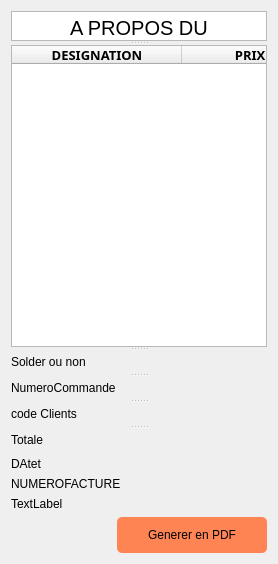
        <widget class="QWidget" name="page_4">
         <layout class="QGridLayout" name="gridLayout_20">
          <item row="0" column="0">
           <widget class="QSplitter" name="splitter_2">
            <property name="orientation">
             <enum>Qt::Vertical</enum>
            </property>
            <widget class="QTextBrowser" name="textBrowser_2">
             <property name="minimumSize">
              <size>
               <width>0</width>
               <height>30</height>
              </size>
             </property>
             <property name="maximumSize">
              <size>
               <width>16777215</width>
               <height>30</height>
              </size>
             </property>
             <property name="styleSheet">
              <string notr="true">height:100px;</string>
             </property>
             <property name="html">
              <string>&lt;!DOCTYPE HTML PUBLIC &quot;-//W3C//DTD HTML 4.0//EN&quot; &quot;http://www.w3.org/TR/REC-html40/strict.dtd&quot;&gt;
&lt;html&gt;&lt;head&gt;&lt;meta name=&quot;qrichtext&quot; content=&quot;1&quot; /&gt;&lt;style type=&quot;text/css&quot;&gt;
p, li { white-space: pre-wrap; }
&lt;/style&gt;&lt;/head&gt;&lt;body style=&quot; font-family:'MS Shell Dlg 2'; font-size:8.25pt; font-weight:400; font-style:normal;&quot;&gt;
&lt;p align=&quot;center&quot; style=&quot; margin-top:0px; margin-bottom:0px; margin-left:0px; margin-right:0px; -qt-block-indent:0; text-indent:0px;&quot;&gt;&lt;span style=&quot; font-size:15pt;&quot;&gt;A PROPOS DU COMMANDE &lt;/span&gt;&lt;/p&gt;&lt;/body&gt;&lt;/html&gt;</string>
             </property>
            </widget>
            <widget class="QTableWidget" name="tableWidgetforVisualiserCommande">
             <property name="enabled">
              <bool>true</bool>
             </property>
             <property name="font">
              <font>
               <family>Raavi</family>
               <pointsize>10</pointsize>
               <weight>75</weight>
               <bold>true</bold>
              </font>
             </property>
             <property name="styleSheet">
              <string notr="true">/*background-color:rgba(255,255,210,0.5);</string>
             </property>
             <property name="lineWidth">
              <number>10</number>
             </property>
             <property name="verticalScrollBarPolicy">
              <enum>Qt::ScrollBarAlwaysOff</enum>
             </property>
             <property name="horizontalScrollBarPolicy">
              <enum>Qt::ScrollBarAlwaysOff</enum>
             </property>
             <property name="editTriggers">
              <set>QAbstractItemView::NoEditTriggers</set>
             </property>
             <property name="tabKeyNavigation">
              <bool>false</bool>
             </property>
             <property name="showDropIndicator" stdset="0">
              <bool>false</bool>
             </property>
             <property name="dragDropOverwriteMode">
              <bool>false</bool>
             </property>
             <property name="alternatingRowColors">
              <bool>true</bool>
             </property>
             <property name="selectionBehavior">
              <enum>QAbstractItemView::SelectRows</enum>
             </property>
             <property name="gridStyle">
              <enum>Qt::NoPen</enum>
             </property>
             <attribute name="horizontalHeaderDefaultSectionSize">
              <number>170</number>
             </attribute>
             <attribute name="horizontalHeaderStretchLastSection">
              <bool>true</bool>
             </attribute>
             <attribute name="verticalHeaderVisible">
              <bool>false</bool>
             </attribute>
             <column>
              <property name="text">
               <string>DESIGNATION</string>
              </property>
              <property name="font">
               <font>
                <weight>75</weight>
                <bold>true</bold>
               </font>
              </property>
             </column>
             <column>
              <property name="text">
               <string>PRIX REEL</string>
              </property>
              <property name="font">
               <font>
                <weight>75</weight>
                <bold>true</bold>
               </font>
              </property>
             </column>
             <column>
              <property name="text">
               <string>QUANTITE</string>
              </property>
              <property name="font">
               <font>
                <weight>75</weight>
                <bold>true</bold>
               </font>
              </property>
             </column>
             <column>
              <property name="text">
               <string>MONTANT(AR)</string>
              </property>
              <property name="font">
               <font>
                <weight>75</weight>
                <bold>true</bold>
               </font>
              </property>
             </column>
            </widget>
            <widget class="QLabel" name="labelPoursavoirsilestsolderounon">
             <property name="text">
              <string>Solder ou non</string>
             </property>
            </widget>
            <widget class="QLabel" name="labelforNumerocommande">
             <property name="text">
              <string>NumeroCommande</string>
             </property>
            </widget>
            <widget class="QLabel" name="labelforcodeclientscommande">
             <property name="text">
              <string>code Clients</string>
             </property>
            </widget>
            <widget class="QLabel" name="labelForTotaleCommande">
             <property name="text">
              <string>Totale</string>
             </property>
            </widget>
           </widget>
          </item>
          <item row="4" column="0">
           <layout class="QHBoxLayout" name="horizontalLayout_28">
            <item>
             <spacer name="horizontalSpacer_4">
              <property name="orientation">
               <enum>Qt::Horizontal</enum>
              </property>
              <property name="sizeHint" stdset="0">
               <size>
                <width>40</width>
                <height>20</height>
               </size>
              </property>
             </spacer>
            </item>
            <item>
             <widget class="QPushButton" name="pushButton_10">
              <property name="minimumSize">
               <size>
                <width>150</width>
                <height>30</height>
               </size>
              </property>
              <property name="maximumSize">
               <size>
                <width>20</width>
                <height>16777215</height>
               </size>
              </property>
              <property name="styleSheet">
               <string notr="true">background-color:#FE8453;
width:100px;
height:30px;
border-radius:5px;
padding:3 5px;</string>
              </property>
              <property name="text">
               <string>Generer en PDF</string>
              </property>
              <property name="icon">
               <iconset resource="image.qrc">
                <normaloff>:/image/generer en pdf.png</normaloff>:/image/generer en pdf.png</iconset>
              </property>
              <property name="iconSize">
               <size>
                <width>37</width>
                <height>37</height>
               </size>
              </property>
             </widget>
            </item>
           </layout>
          </item>
          <item row="1" column="0">
           <widget class="QLabel" name="labelfrodateCommande">
            <property name="text">
             <string>DAtet</string>
            </property>
           </widget>
          </item>
          <item row="2" column="0">
           <widget class="QLabel" name="labelNUMEROFACTURE">
            <property name="text">
             <string>NUMEROFACTURE</string>
            </property>
           </widget>
          </item>
          <item row="3" column="0">
           <widget class="QLabel" name="label_31">
            <property name="text">
             <string>TextLabel</string>
            </property>
           </widget>
          </item>
         </layout>
        </widget>
